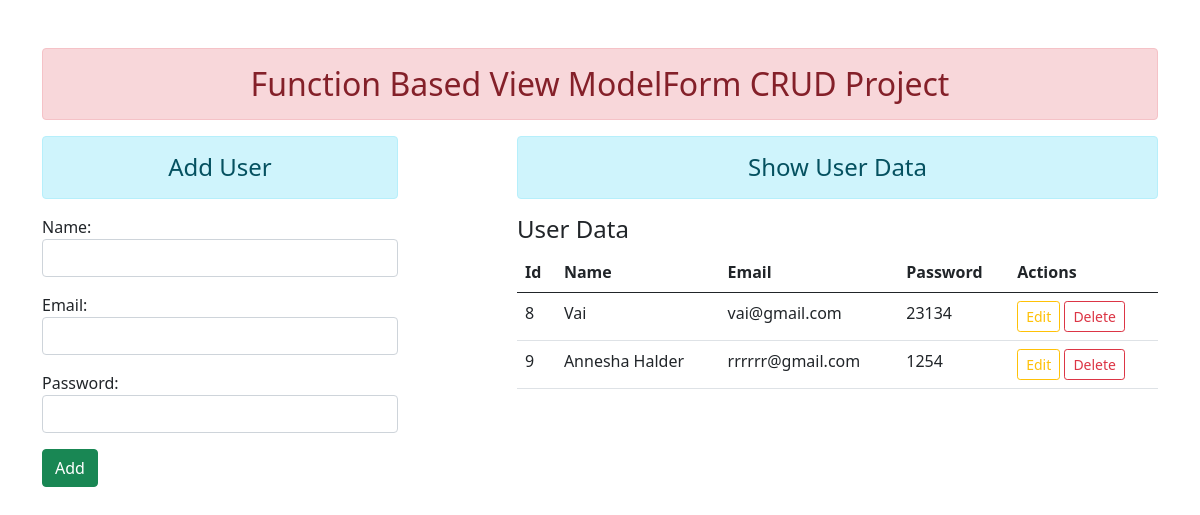
The app's page /, older data.
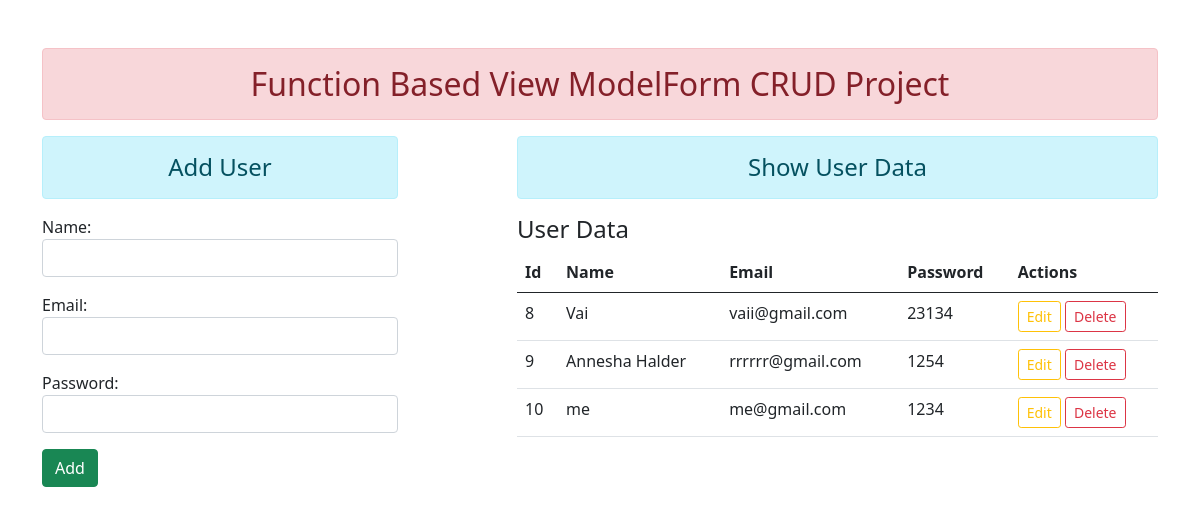
The same page, newer data.
### enroll/models.py (models this page shows)
class User(models.Model):
    name = models.CharField(max_length=70)
    email = models.CharField(max_length=100)
    password = models.CharField(max_length=100)

### enroll/views.py (the view)
# urls.py: path('', views.add_show, name="addandshow"),
def add_show(request):
    if request.method == "POST":
        fm = StudentRegistration(request.POST)
        if fm.is_valid():
            nm = fm.cleaned_data['name']
            em = fm.cleaned_data['email']
            pw = fm.cleaned_data['password']
            reg = User(name=nm, email=em, password=pw)
            reg.save()
            fm = StudentRegistration()
    else:
        fm = StudentRegistration()
    userData = User.objects.all()
    return render(request, 'enroll/addAndShow.html', {"form": fm, 'data': userData})

### enroll/forms.py
class StudentRegistration(forms.ModelForm):
    class Meta:
        model = User
        fields = ['name', 'email', 'password']
        widgets = {
            'name': forms.TextInput(attrs={"class": "form-control"}),
            'email': forms.EmailInput(attrs={"class": "form-control"}),
            'password': forms.PasswordInput(render_value=True, attrs={"class": "form-control"})
        }

### enroll/templates/enroll/addAndShow.html (shortened to what this page needs)
{% extends 'enroll/base.html' %}
{% block content %}
   <div class="row">
        <div class="col-sm-4 ">
            <h4 class="text-center alert alert-info">Add User</h4>
            <form action="" method="POST">
                {{form.as_p}}
                <input type="Submit" class="btn btn-success" value="Add">
            </form>
        </div>
        <div class="col-sm-7 offset-1">
            <h4 class="text-center alert alert-info">Show User Data</h4>
            {% if data %}
            <h4>User Data</h4>
                <table class="table table-hover">
                    <thead>
                        <tr>
                            <th scope="col">Id</th>
                            <th scope="col">Name</th>
                            <th scope="col">Email</th>
                            <th scope="col">Password</th>
                            <th scope="col">Actions</th>
                        </tr>
                    </thead>
                    <tbody>
                        {% for d in data %}
                            <tr>
                                <td scope="col">{{d.id}}</td>
                                <td scope="col">{{d.name}}</td>
                                <td scope="col">{{d.email}}</td>
                                <td scope="col">{{d.password}}</td>
                                <td>
                                    <a href={% url 'update' d.id %} class="btn btn-outline-warning btn-sm">Edit</a>
                                    <form action="{% url 'delete' d.id %}" method="POST" class="d-inline">
                                         <input type="Submit" class="btn btn-outline-danger btn-sm" value="Delete">
                                    </form>
                                </td>
                            </tr>
                        {% endfor %}
                    </tbody>
                </table>
            {% else %}
                <h4 class="text-center alert alert-warning">No data found in database</h4>
            {% endif %}
        </div>
   </div>
{% endblock content %}

Row changes from the older to the newer data that the page shows:
changed User "Vai": email "vai@gmail.com" → "vaii@gmail.com"
added User: id "10", name "me", email "me@gmail.com", password "1234"
